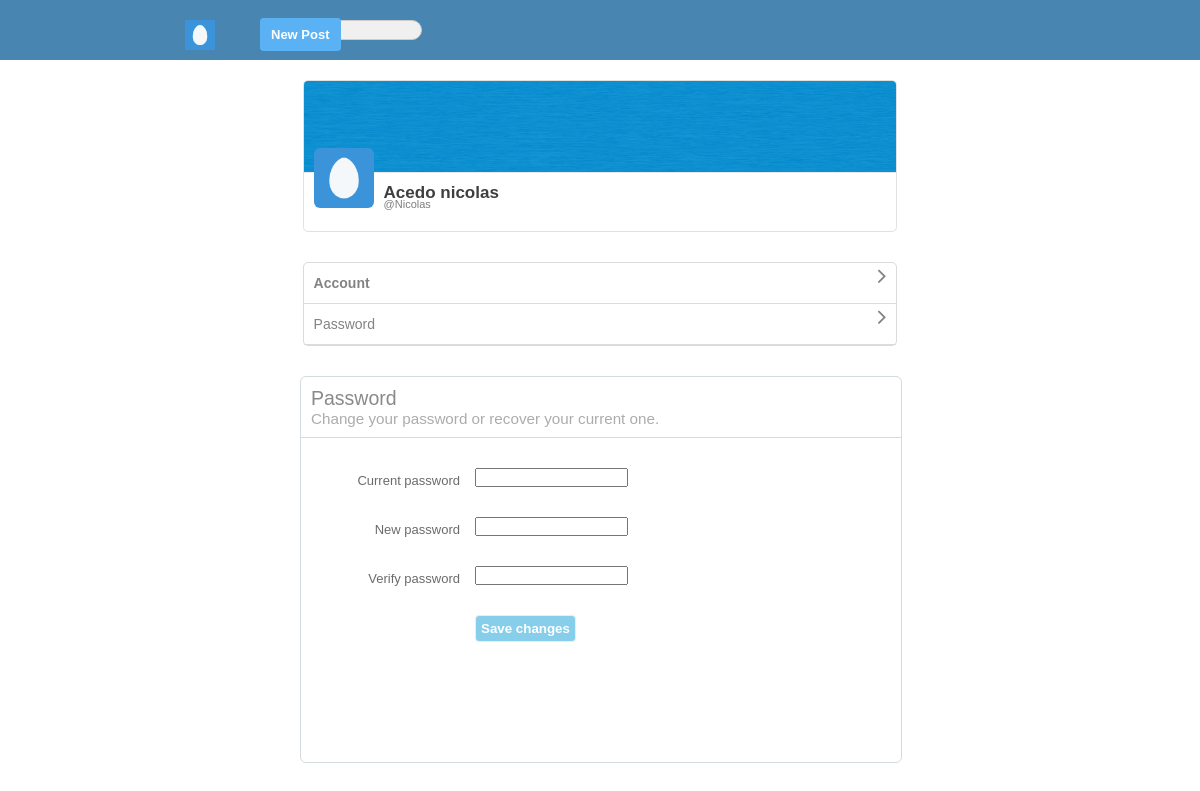
/password.php (signed in), run on the app's committed database.
### tables this page shows
CREATE TABLE `users` (
  `user_id` int(11) NOT NULL,
  `username` varchar(255) NOT NULL,
  `full name` varchar(255) NOT NULL,
  `email` varchar(255) NOT NULL,
  `password` varchar(255) NOT NULL,
  `screenName` varchar(255) NOT NULL,
  `profileImage` varchar(255) NOT NULL,
  `profileCover` varchar(255) NOT NULL,
  `following` int(11) NOT NULL,
  `followers` int(11) NOT NULL,
  `bio` varchar(255) NOT NULL,
  `country` varchar(255) NOT NULL,
  `website` int(140) NOT NULL
);

### core/init.php (called while the page is built, shortened)
<?php
	include_once('database/connection.php');
    include_once('classes/user.php');
      global $pdo;
  	$getFromU = new User($pdo);

### core/classes/user.php (called while the page is built, shortened)
<?php
  class User {
    protected $pdo;
 	public function __construct($pdo) {
      $this->pdo = $pdo;
	}
    public function userData($user_id) {
      $stmt = $this->pdo->prepare('SELECT * FROM `users` WHERE `user_id` = :user_id');
      $stmt->bindParam(':user_id', $user_id, PDO::PARAM_INT);
      $stmt->execute();
      return $stmt->fetch(PDO::FETCH_OBJ);
	}
}
?>

### password.php (the view, shortened to what this page needs)
<?php
  include 'core/init.php';
	$user_id = $_SESSION['user_id'];
	$user    = $getFromU->userData($user_id);
?><html>
	<head>
		<link rel="stylesheet" href="https://cdnjs.cloudflare.com/ajax/libs/font-awesome/4.6.3/css/font-awesome.css"/>
		<link rel="stylesheet" href="assets/css/style-complete.css"/>
    	</head>
<body>
<div class="wrapper">
<div class="header-wrapper">
	<div class="nav-container">
	  <div class="nav">
		<div class="nav-right">
        <ul>
		  <li class="hover"><label class="drop-label" for="drop-wrap1"><img src="<?php echo $user->profileImage; ?>"/></label>
		  </li>
		  <li>
            <input type="text" placeholder="Search" class= "search"/>
		  </li>
		  <li>
		    <label class="addTweetBtn">New Post</label></li>
		</ul>
		</div>
	</div>
	</div>
</div>
<div class="container-wrap">
	<div class="lefter">
		<div class="inner-lefter">
			<div class="acc-info-wrap">
				<div class="acc-info-bg">
					<img src="<?php echo $user->profileCover;?>"/>
				</div>
				<div class="acc-info-img">
					<img src="<?php echo $user->profileImage;?>"/>
				</div>
				<div class="acc-info-name">
					<h3><?php echo $user->screenName;?></h3>
					<span><a href="#">@<?php echo $user->username;?></a></span>
				</div>
			</div>
			<div class="option-box">
				<ul>
					<li>
						<a href="account.php" class="bold">
						<div>
							Account
							<span><i class="fa fa-angle-right" aria-hidden="true"></i></span>
						</div>
						</a>
					</li>
					<li>
						<a href="#">
						<div>
							Password
							<span><i class="fa fa-angle-right" aria-hidden="true"></i></span>
						</div>
						</a>
					</li>
				</ul>
			</div>
		</div>
	</div>
	<div class="righter">
		<div class="inner-righter">
			<div class="acc">
				<div class="acc-heading">
					<h2>Password</h2>
					<h3>Change your password or recover your current one.</h3>
				</div>
				<form method="POST">
				<div class="acc-content">
					<div class="acc-wrap">
						<div class="acc-left">
							Current password
						</div>
						<div class="acc-right">
							<input type="password" name="currentPwd"/>
						</div>
					</div>
					<div class="acc-wrap">
						<div class="acc-left">
							New password
						</div>
						<div class="acc-right">
							<input type="password" name="newPassword" />
						</div>
					</div>
					<div class="acc-wrap">
						<div class="acc-left">
							Verify password
						</div>
						<div class="acc-right">
							<input type="password" name="rePassword"/>
						</div>
					</div>
					<div class="acc-wrap">
						<div class="acc-right">
							<input type="Submit" name="submit" value="Save changes"/>
						</div>
						<div class="settings-error">
  						</div>
					</div>
				 </form>
				</div>
			</div>
		</div>
	</div>
</div>
</body>
</html>

### assets/css/style-complete.css (style rules this page uses)
* { margin: 0px auto; padding: 0px; font-family: Helvetica; }
body { font-family: Helvetica; font-size: 13px; background: #fff; }
ul { list-style:none; }
.wrapper { width:100%; }
.header-wrapper { width:100%; background: #4985b1; position: fixed; top:0; z-index: 10000; height: 60px; }
.nav-container { width: 70%; margin:0px auto; }
.nav { width:100%; height:50px; }
.nav ul li { line-height: 70px; float:left; margin-right: 0px; padding: 0px 10px; cursor:pointer; transition: all 200ms ease-in-out; }
ul li input { width: 92%; padding: 5px; border: 1px solid #ccc; background: #f6f6f6; border-radius: 3px; margin: 20px 0px -10px 0px; height: 20px; transition: all 100ms ease-in; }
.drop-label { background: none !important; border: none !important; }
.nav-right { height: 50px; }
.nav .nav-right ul li img { width: 30px; margin-top: 20px; height: 30px; margin-left: -30%; }
.nav .nav-right ul li input[type="text"] { padding: 5px 20px 5px 5px; border: 1px solid #ccc; background: #f0f0f0; border-radius: 15px; }
.nav .nav-right ul li label { background: #5ab2f5; border: 1px solid #5ab2f5; padding: 8px 10px; margin-top: 20px; border-radius: 4px; color: #fff; font-weight: 600; -webkit-user-select: none; -moz-user-select:none; user-select: none; cursor:pointer; }
label { cursor: pointer; }
.container-wrap { width: 100%; margin-top: 80px; }
.acc-heading { border-bottom: 1px solid #d4dbde; padding: 10px; }
.acc-heading h3 { color: #abacad; font-weight: normal; }
.acc-heading h2 { color: #898989; font-weight: normal; }
.settings-error { width: 100%; overflow: hidden; color: #919295; text-align: center; margin-top: 10px; padding: 10px 0px; }
.lefter { width: 95%; }
.righter { width: 50%; display: block; margin: auto; }
.inner-righter { width: 100%; background: #fff; border: 1px solid #d4dbde; border-radius: 6px; float: left; }
.acc-left { float: left; margin: 5px 15px; width: 20%; color: #6b6b6c; text-align: right; }
.acc-right { width: 100%; }
.acc-wrap { margin: 30px 40px; }
.acc-right input[type="submit"] { color: #fff; background: skyblue; border: 1px solid #ededed; padding: 5px; border-radius: 4px; font-weight: bold; cursor:pointer; }
.acc-info-wrap { width: 52%; background: #fff; height: 150px; border: 1px solid #e1e1e1; border-radius: 5px; overflow: hidden; cursor: pointer; }
.acc-info-bg { border-bottom: 1px solid #e9e7e7; }
.acc-info-bg img { width: 100%; height: 91px; }
.acc-info-img { position: relative; bottom: 25px; left: 10px; float: left; }
.acc-info-img img { width: 60px; border-radius: 6px; }
.acc-info-name { position: relative; left: 20px; top: 10px; }
.acc-info-name h3 { font-size: 17px; color: #3F3F3F; }
.acc-info-name span { font-weight: normal; font-size: 11px; margin: 0px; position: relative; top: -5px; color: #7e7e7e; }
.acc-info-name span a { text-decoration:none; color: #7e7e7e; }
.option-box { margin-top: 20px; background: #fff; width: 52%; display: block; border: 1px solid #dbdbdb; border-radius: 5px; margin: auto; margin-top: 30px; margin-bottom: 30px; }
.option-box ul { list-style: none; }
.option-box ul li { line-height: 40px; font-size: 14px; border-bottom: 1px solid #dbdbdb; }
.option-box ul li a { text-decoration: none; color: #838383; display: block; padding-left: 10px; }
.option-box ul li span { float: right; margin: 0px 10px; font-size: 24px; font-weight: bolder; }
.bold { font-weight: bolder; color: #3e3e3e; }
img { width: 100%; height:auto; }
@media screen and (min-width: 320px) { .nav .nav-right ul li input[type="text"] { top: 20px; } }

### data on the page
users: profileImage (placeholder picture), profileCover (placeholder picture), screenName "Acedo nicolas", username "Nicolas"
